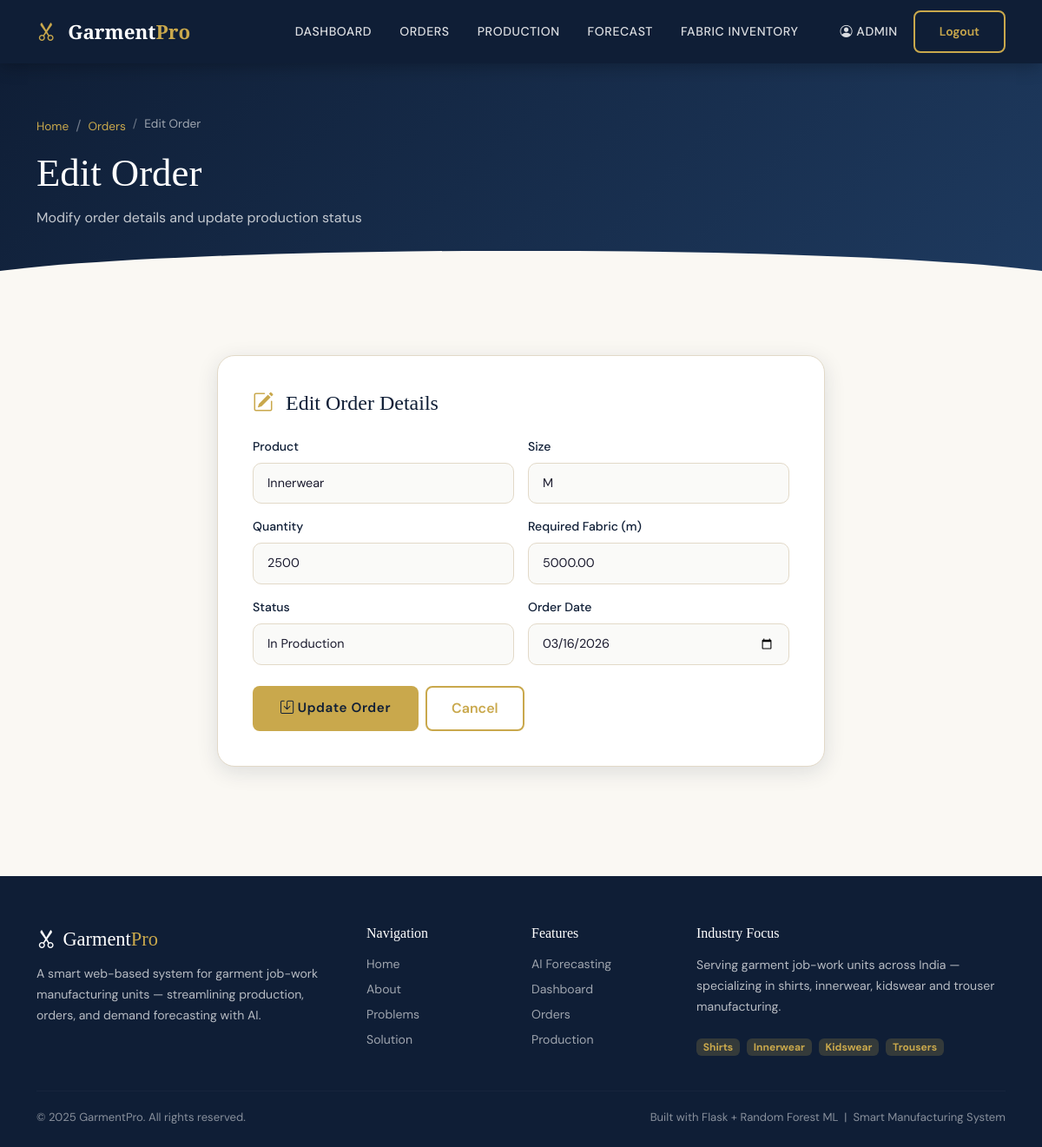
The page /edit_order/ORD-001 (signed in) on the database its author committed.
### tables this page shows
CREATE TABLE "orders"(
            order_id TEXT PRIMARY KEY,
            user_id INTEGER NOT NULL,
            product_id INTEGER,
            product_name TEXT NOT NULL,
            quantity INTEGER NOT NULL,
            required_fabric REAL NOT NULL DEFAULT 0,
            size TEXT NOT NULL,
            fabric_received INTEGER NOT NULL DEFAULT 0,
            status TEXT NOT NULL,
            order_date TEXT NOT NULL,
            due_date TEXT NOT NULL
        );

### app.py (the view, shortened to what this page needs)
@app.route("/edit_order/<order_id>", methods=["GET", "POST"])
def edit_order(order_id):
    if session.get("role") not in ["admin", "manager"]:
        return "Access Denied"
    conn = sqlite3.connect("orders.db")
    conn.row_factory = sqlite3.Row
    cursor = conn.cursor()
    cursor.execute("SELECT * FROM orders WHERE order_id=?", (order_id,))
    order = cursor.fetchone()
    conn.close()
    if not order:
        return "Order not found", 404
    return render_template("edit_order.html", order=order)

### templates/edit_order.html (shortened to what this page needs)
{% extends 'base.html' %}
{% block content %}
<div class="page-header">
  <div class="container">
    <nav aria-label="breadcrumb">
      <ol class="breadcrumb">
        <li class="breadcrumb-item"><a href="/">Home</a></li>
        <li class="breadcrumb-item"><a href="/orders">Orders</a></li>
        <li class="breadcrumb-item active">Edit Order</li>
      </ol>
    </nav>
    <h1>Edit Order</h1>
    <p>Modify order details and update production status</p>
  </div>
</div>
<section class="section-pad bg-cream">
  <div class="container">
    <div class="forecast-container" style="max-width:700px;margin:auto">
      <h4 style="color:var(--navy);margin-bottom:25px">
        <i class="bi bi-pencil-square me-2" style="color:var(--gold)"></i>
        Edit Order Details
      </h4>
      <form method="POST">
        <div class="row g-3">
          <div class="col-md-6">
            <label class="form-label">Product</label>
            <input type="text" name="product_name" class="form-control" value="{{ order.product_name }}" required>
          </div>
          <div class="col-md-6">
            <label class="form-label">Size</label>
            <select name="size" class="form-select">
              <option value="M" {% if order.size=='M' %}selected{% endif %}>M</option>
            </select>
          </div>
          <div class="col-md-6">
            <label class="form-label">Quantity</label>
            <input type="number" name="quantity" class="form-control" value="{{ order.quantity }}" required>
          </div>
          <div class="col-md-6">
            <label class="form-label">Required Fabric (m)</label>
            <input type="number" class="form-control" value="{{ '%.2f'|format(order.required_fabric or 0) }}" readonly>
          </div>
          <div class="col-md-6">
            <label class="form-label">Status</label>
            <select name="status" class="form-select">
              <option {% if order.status=='In Production' %}selected{% endif %}>In Production</option>
            </select>
          </div>
          <div class="col-md-6">
            <label class="form-label">Order Date</label>
            <input type="date" name="order_date" class="form-control" value="{{ order.order_date }}">
          </div>
        </div>
        <div class="mt-4 d-flex gap-2">
          <button type="submit" class="btn btn-gold"><i class="bi bi-save me-1"></i>Update Order</button>
          <a href="/orders" class="btn btn-outline-gold">Cancel</a>
        </div>
      </form>
    </div>
  </div>
</section>
{% endblock %}

### static/css/style.css (style rules this page uses)
:root { --navy: #0f1e36; --navy-mid: #162847; --navy-light: #1e3a5f; --gold: #c9a84c; --gold-light: #e8c96d; --gold-pale: #f5e9c8; --cream: #faf8f3; --white: #ffffff; --text-dark: #1a1a2e; --text-mid: #4a5568; --text-light: #718096; --success: #2d9e6b; --warning: #e67e22; --danger: #c0392b; --info: #2980b9; --border: #e2d9c8; --shadow-sm: 0 2px 8px rgba(15,30,54,0.08); --shadow-md: 0 6px 24px rgba(15,30,54,0.12); --shadow-lg: 0 16px 48px rgba(15,30,54,0.16); --radius: 12px; --radius-lg: 20px; }
* { box-sizing: border-box; margin: 0; padding: 0; }
body { font-family: 'DM Sans', sans-serif; background: var(--cream); color: var(--text-dark); }
h1,h2,h3,h4,h5 { font-family: 'Playfair Display', serif; }
.btn-gold { background: var(--gold); color: var(--navy); font-weight: 600; border: none; padding: 14px 32px; border-radius: 8px; font-size: 0.95rem; letter-spacing: 0.04em; transition: all 0.25s; }
.btn-outline-gold { border: 2px solid var(--gold); color: var(--gold); background: transparent; padding: 12px 28px; border-radius: 8px; font-weight: 600; transition: all 0.25s; }
.section-pad { padding: 80px 0; }
.page-header { background: linear-gradient(135deg, var(--navy) 0%, var(--navy-light) 100%); padding: 60px 0 50px; position: relative; overflow: hidden; }
.page-header::after { content: ''; position: absolute; bottom: 0; left: 0; right: 0; height: 40px; background: var(--cream); clip-path: ellipse(55% 100% at 50% 100%); }
.page-header h1 { color: var(--white); font-size: clamp(1.8rem, 4vw, 2.8rem); margin-bottom: 12px; }
.page-header p { color: rgba(255,255,255,0.75); font-size: 1rem; }
.breadcrumb { background: transparent; padding: 0; margin-bottom: 16px; }
.breadcrumb-item a { color: var(--gold); text-decoration: none; font-size: 0.85rem; }
.breadcrumb-item.active { color: rgba(255,255,255,0.6); font-size: 0.85rem; }
.breadcrumb-item + .breadcrumb-item::before { color: rgba(255,255,255,0.4); }
.forecast-container { background: var(--white); border-radius: var(--radius-lg); padding: 40px; box-shadow: var(--shadow-md); border: 1px solid var(--border); }
.form-label { font-weight: 500; color: var(--navy); font-size: 0.88rem; margin-bottom: 8px; display: block; }
.form-control, .form-select { border: 1.5px solid var(--border); border-radius: 10px; padding: 12px 16px; font-size: 0.9rem; color: var(--text-dark); background: #fafaf8; transition: all 0.2s; }
.bg-cream { background: var(--cream); }
section.section-pad { min-height: 80vh; }

### rows shown on the page
orders: product_name "Innerwear", size "M", quantity "2500", required_fabric "5000.00", status "In Production", order_date "03/16/2026"

### other values the page prints
{{ session['user'] }} "ADMIN"
